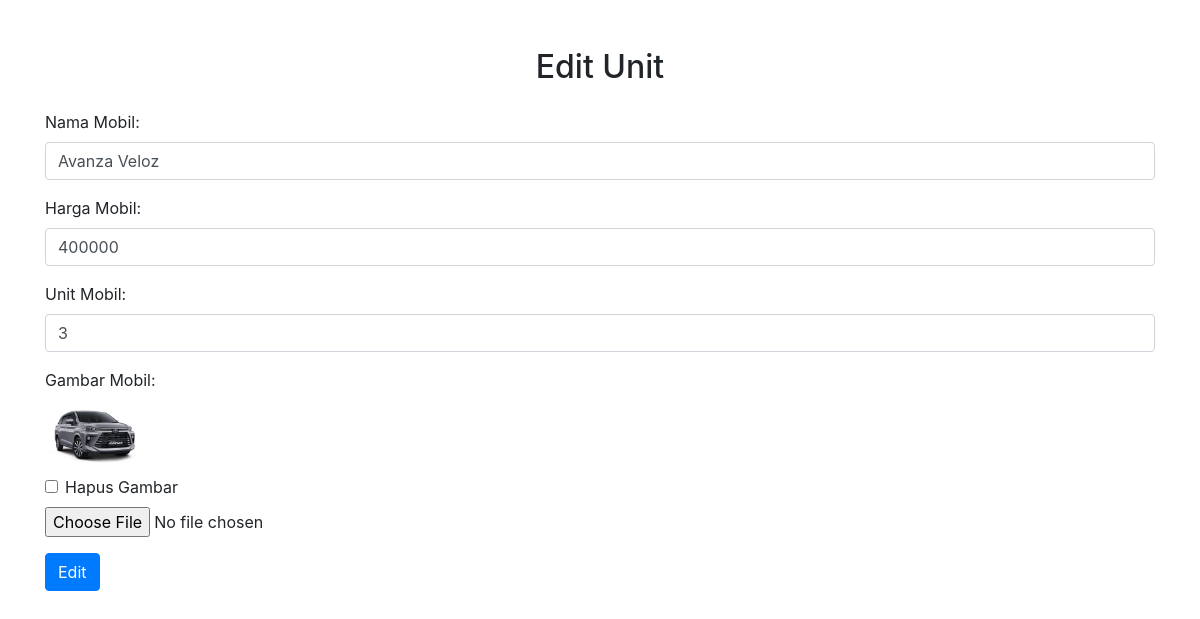
Page /admin_edit_unit.php?id=2 (signed in) on the committed database.
### tables this page shows
CREATE TABLE `unit` (
  `id` int(11) NOT NULL,
  `nama_mobil` varchar(255) NOT NULL,
  `harga_mobil` int(255) NOT NULL,
  `unit_mobil` int(11) NOT NULL,
  `gambar_mobil` varchar(255) DEFAULT NULL
);

### admin_edit_unit.php (the view, shortened to what this page needs)
<?php
include 'config/function.php';
if (isset($_GET['id'])) {
    $id = $_GET['id'];
    $sql = "SELECT * FROM unit WHERE id = ?";
    $stmt = $conn->prepare($sql);
    $stmt->bind_param('i', $id);
    $stmt->execute();
    $result = $stmt->get_result();
    $unit = $result->fetch_assoc();
}
?>
<!DOCTYPE html>
<html lang="en">
<head>
    <link href="https://stackpath.bootstrapcdn.com/bootstrap/4.5.2/css/bootstrap.min.css" rel="stylesheet">
</head>
<body>
    <div class="container mt-5">
        <h2 class="text-center">Edit Unit</h2>
        <form action="admin_edit_unit.php" method="post" enctype="multipart/form-data" class="mt-4">
            <div class="form-group">
                <label for="nama_mobil">Nama Mobil:</label>
                <input type="text" id="nama_mobil" name="nama_mobil" class="form-control" value="<?php echo htmlspecialchars($unit['nama_mobil']); ?>" required>
            </div>
            <div class="form-group">
                <label for="harga_mobil">Harga Mobil:</label>
                <input type="number" id="harga_mobil" name="harga_mobil" class="form-control" value="<?php echo htmlspecialchars($unit['harga_mobil']); ?>" required>
            </div>
            <div class="form-group">
                <label for="unit_mobil">Unit Mobil:</label>
                <input type="number" id="unit_mobil" name="unit_mobil" class="form-control" value="<?php echo htmlspecialchars($unit['unit_mobil']); ?>" required>
            </div>
            <div class="form-group">
                <label for="gambar_mobil">Gambar Mobil:</label>
                <?php if (!empty($unit['gambar_mobil'])): ?>
                    <div class="mb-2">
                        <img src="<?php echo htmlspecialchars($unit['gambar_mobil']); ?>" alt="Gambar Mobil" style="width: 100px; height: auto; object-fit: cover;">
                        <div class="form-check">
                            <input type="checkbox" class="form-check-input" id="delete_gambar" name="delete_gambar" onclick="return confirm('Apakah Anda yakin ingin menghapus gambar ini?');">
                            <label class="form-check-label" for="delete_gambar">Hapus Gambar</label>
                        </div>
                    </div>
                <?php endif; ?>
                <input type="file" id="gambar_mobil" name="gambar_mobil" class="form-control-file">
            </div>
            <button type="submit" class="btn btn-primary">Edit</button>
        </form>
    </div>
</body>
</html>

### rows in the picture
unit: nama_mobil "Avanza Veloz", harga_mobil "400000", unit_mobil "3", gambar_mobil (picture)
